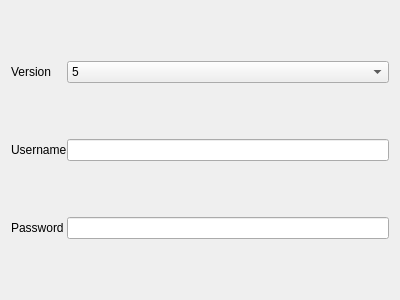
<?xml version="1.0" encoding="UTF-8"?>
<ui version="4.0">
 <class>EditSocks</class>
 <widget class="QWidget" name="EditSocks">
  <property name="geometry">
   <rect>
    <x>0</x>
    <y>0</y>
    <width>400</width>
    <height>300</height>
   </rect>
  </property>
  <property name="windowTitle">
   <string>Form</string>
  </property>
  <layout class="QGridLayout" name="gridLayout">
   <property name="horizontalSpacing">
    <number>0</number>
   </property>
   <item row="0" column="0">
    <widget class="QLabel" name="label">
     <property name="text">
      <string>Version</string>
     </property>
    </widget>
   </item>
   <item row="1" column="1">
    <widget class="QLineEdit" name="username"/>
   </item>
   <item row="2" column="1">
    <widget class="QLineEdit" name="password"/>
   </item>
   <item row="1" column="0">
    <widget class="QLabel" name="label_4">
     <property name="text">
      <string>Username</string>
     </property>
    </widget>
   </item>
   <item row="0" column="1">
    <widget class="QComboBox" name="version">
     <item>
      <property name="text">
       <string>5</string>
      </property>
     </item>
     <item>
      <property name="text">
       <string>4</string>
      </property>
     </item>
    </widget>
   </item>
   <item row="2" column="0">
    <widget class="QLabel" name="label_5">
     <property name="text">
      <string>Password</string>
     </property>
    </widget>
   </item>
  </layout>
 </widget>
 <tabstops>
  <tabstop>version</tabstop>
  <tabstop>username</tabstop>
  <tabstop>password</tabstop>
 </tabstops>
 <resources/>
 <connections/>
</ui>
